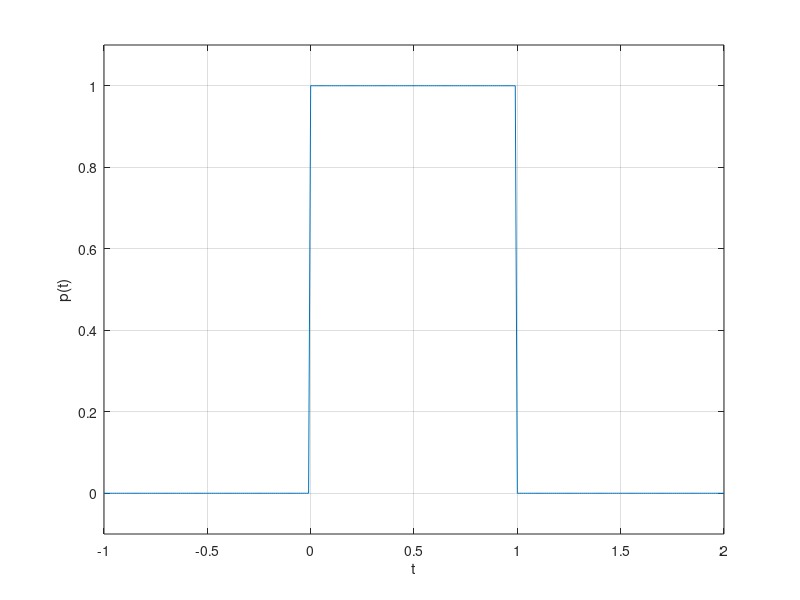

Recreate this plot in MATLAB.
%A.1

t = (-2:2);  %from -2 to 2
f = @(t) exp(-t).*cos(2*pi*t);  %f(t)
plot(t,f(t)); 
xlabel('t');
ylabel('f(t)');
grid;

t = (-2:0.01:2); %from -2 to 2 in increments of 0.01
f = @(t) exp(-t).*cos(2*pi*t); %f(t)
plot(t,f(t));
xlabel('t');
ylabel('f(t)');
grid;

%A.2

t = (-2:2);
f = @(t) exp(-t);
plot(t, f(t));
xlabel('t');
ylabel('f(t)');
grid;

%A.3
%they are identitcal due to the large step size that was set for these 2
%graphs. All the graphs are decreasing exponentially.

%B.1

t = (-1:0.01:2);  %from -2 to 2
u = @(t) 1.0.*((-1<=t)&(t<=2)); %makes unit step function
p = @(t) 1.0.*((t>=0)&(t<1));  %f(t)
plot(t,p(t)); 
xlabel('t');
ylabel('p(t)');
axis([-1 2 -.1 1.1])
grid;